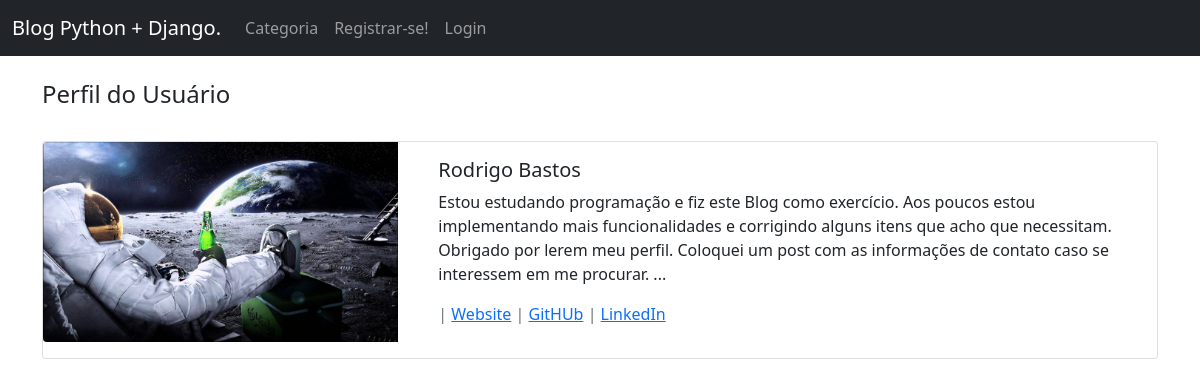
/members/1/profile/, run on the app's committed database.
### MeuBlog/models.py (models this page shows, shortened)
class Profile(models.Model):
    user = models.OneToOneField(User, null=True, on_delete=models.CASCADE)
    bio = models.TextField()
    profile_pic = models.ImageField(null=True, blank=True, upload_to="images/profile")
    website_url = models.CharField(max_length=255, null=True, blank=True)
    facebook_url = models.CharField(max_length=255, null=True, blank=True)
    twitter_url = models.CharField(max_length=255, null=True, blank=True)
    instagram_url = models.CharField(max_length=255, null=True, blank=True)
    pinterest_url = models.CharField(max_length=255, null=True, blank=True)
    github_url = models.CharField(max_length=255, null=True, blank=True)
    linkedin_url = models.CharField(max_length=255, null=True, blank=True)

### members/views.py (the view)
# urls.py: path('<int:pk>/profile/', ShowProfilePageView.as_view(), name='show_proflie_page'),
class ShowProfilePageView(DetailView):
    model = Profile
    template_name = 'registration/user_profile.html'
    def get_context_data(self, *args, **kwargs):
        context = super(ShowProfilePageView, self).get_context_data(*args, **kwargs)
        page_user = get_object_or_404(Profile, id=self.kwargs['pk'])
        context["page_user"] = page_user
        return context

### members/templates/registration/user_profile.html (shortened to what this page needs)
{% extends 'base.html' %}
{% load static %}
{% block content %}
<h4>Perfil do Usuário</h4>
<br>
<div class="card mb-3">
    <div class="row no-gutters">
        <div class="col-md-4">
            {% if page_user.profile_pic %}
                <img src="{{ page_user.profile_pic.url }}" class="img-fluid rounded-start">
            {% else %}
                <img src="{% static 'MeuBlog/images/profile.jpg' %}" class="img-fluid rounded-start">
            {% endif %}
        </div>
        <div class="col-md-8">
            <div class="card-body">
            <h5 class="card-title">{{ page_user.user.first_name }} {{ page_user.user.last_name }}</h5>
            <p class="card-text"> {{ page_user.user.profile.bio|safe }}  ...</p>
            <p class="text-muted">
                {% if page_user.website_url %}
                | <a href="{{ page_user.website_url }}">Website</a>
                {% endif %}
                {% if page_user.github_url %}
                | <a href="{{ page_user.github_url }}">GitHUb</a>
                {% endif %}
                {% if page_user.linkedin_url %}
                | <a href="{{ page_user.linkedin_url }}">LinkedIn</a>
                {% endif %}
            </p>
        </div>
    </div>
</div>
{% endblock %}

### data on the page
Profile: profile_pic (picture), user.first_name "Rodrigo", user.last_name "Bastos", user.profile.bio "Estou estudando programação e fiz este Blog como exercício. Aos poucos estou implementando mais funcionalidades e corrigindo alguns itens que acho que necessitam. Obrigado por lerem meu perfil. Coloquei um post com as informações de contato caso se interessem em me procurar."
